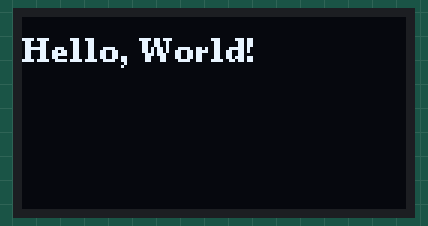
Simulated run of this sketch. Board: ESP32. Shown: 128×64 one-colour display.

Above: at 0.1 s.

The sketch:

gme1286480.ino
```cpp
#include <Arduino.h>
#include <U8g2lib.h>
#include <Wire.h>

// Initialize the OLED display using the U8g2 library
// It's common for 128x64 I2C OLEDs to use the SSD1306 or a compatible controller.
// If this constructor doesn't work, you might try U8G2_CH1116_128X64_NONAME_F_HW_I2C.

// GND to GND: Ensure the OLED's GND pin is firmly connected to a GND pin on the ESP32.
// VCC to 3.3V: Make sure the OLED's VCC is connected to the 3.3V pin on the ESP32, not the 5V (Vin) pin.
// SCL to GPIO 22: Confirm that SCL on the OLED is connected to pin GPIO 22 on your ESP32.
// SDA to GPIO 21: Confirm that SDA on the OLED is connected to pin GPIO 21 on your ESP32.
U8G2_SSD1306_128X64_NONAME_F_HW_I2C u8g2(U8G2_R0, /* reset=*/ U8X8_PIN_NONE);

void setup(void) {
  // Begin communication with the display
  u8g2.begin();
}

void loop(void) {
  // Clear the internal buffer
  u8g2.clearBuffer();
  // Set the font for the text
  u8g2.setFont(u8g2_font_ncenB08_tr);
  // Draw the string at position (0, 15)
  u8g2.drawStr(0, 15, "Hello, World!");
  // Send the buffer to the display
  u8g2.sendBuffer();
  // Wait for 2 seconds before repeating
  delay(2000);
}
```
